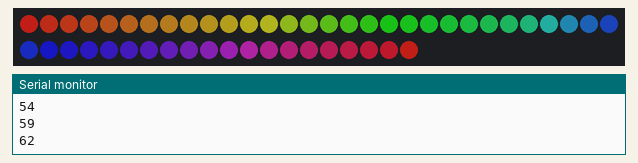
This sketch was run on a simulated Arduino Uno, built with avr-gcc and run on an emulated ATmega328P. Shown: 50 RGB LEDs in strip order, left to right, continuing on the next row, the last lines printed to the serial monitor. Dim RGB values are drawn brighter than linear.

Above: at 0.19 s.
At 0.9 s:
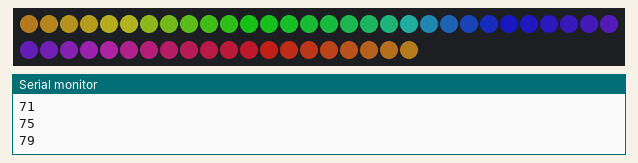
At 1.52 s:
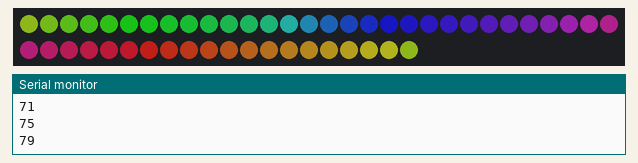
At 2.84 s:
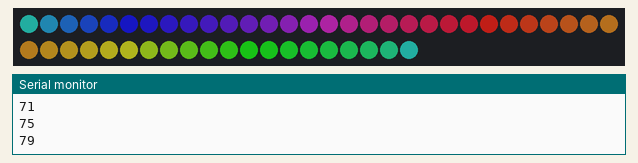
At 4.17 s:
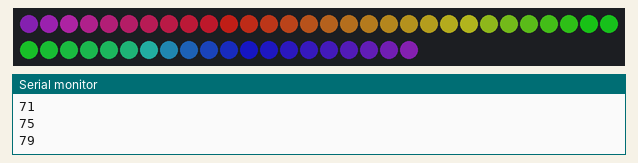
At 5.6 s:
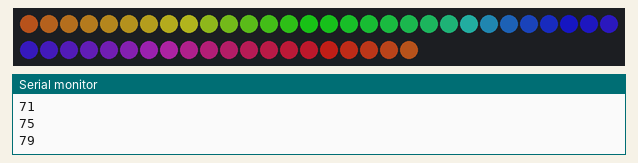

Measured:
- by itself, everything shown: repeats every 5.0 s, in 49 steps

The sketch:

test_FastLED.ino
```cpp
#include "FastLED.h"
#define NUM_LEDS 50
CRGB leds[NUM_LEDS];
uint8_t gHueDelta = 5;

void setup() {
  // put your setup code here, to run once:
  FastLED.addLeds<NEOPIXEL, 26>(leds, NUM_LEDS);

  Serial.begin(9600);
  uint8_t hue = 0;
  uint8_t i;
  for(i = 0; i < NUM_LEDS; i++) {
    leds[i] = CHSV( hue, 170, 150);
    hue += gHueDelta;
    Serial.println(leds[i].r);
  }


}


void loop() {
  uint8_t hue = 0;
  static bool firstTime = false;
  uint16_t i;

  for(i = 0; i < NUM_LEDS; i++) {
    if(i == (NUM_LEDS-1)) {
      leds[i].r = leds[0].r;
      leds[i].g = leds[0].g;
      leds[i].b = leds[0].b;
    } else {
      leds[i].r = leds[i + 1].r;
      leds[i].g = leds[i + 1].g;
      leds[i].b = leds[i + 1].b;
    }
  }
  FastLED.show();
  delay(100);

}

CHSV rgb2hsv_rainbow(CRGB input_color){

    CHSV output_color;

    uint8_t maximum = max(input_color.r, max(input_color.g, input_color.b));
    uint8_t minimum = min(input_color.r, min(input_color.g, input_color.b));

    output_color.v = maximum;
    uint8_t delta = maximum - minimum;

    output_color.s = (maximum == 0) ? 0 : (255 * delta / maximum);

    if (maximum == minimum) {
        output_color.h = 0;
    }
    else {
        if (maximum == input_color.r){
            //Serial.println("red is max");
            if (input_color.g >= input_color.b){
                if ((input_color.r - input_color.g) <= (delta / 3)){
                    //Serial.println("32-64");
                    output_color.h = map((input_color.r - input_color.g), delta / 3, 0, 32, 64);
                }
                else{
                    //Serial.println("0-32");
                    output_color.h = map((input_color.r - input_color.g), delta, delta / 3, 0, 32);
                }
            }
            else{
                //Serial.println("208-255");
                output_color.h = map((input_color.r - input_color.b), 0, delta, 208, 255);
            }
        }
        else if (maximum == input_color.g){
            //Serial.println("green is max");
            if (input_color.r >= input_color.b){
                //Serial.println("64-96");
                output_color.h = map((input_color.g - input_color.r), 0, delta, 64, 96);
            }
            else{
                if (input_color.g - input_color.b <= delta / 3){
                    //Serial.println("96-128");
                    output_color.h = map((input_color.g - input_color.b), delta, delta / 3, 96, 128);
                }
                else{
                    //Serial.println("128-132?");
                    output_color.h = map((input_color.g - input_color.b), delta / 3, delta, 128, 160);
                }
            }
        }
        else if (maximum == input_color.b){
            //Serial.println("blue is max");
            if (input_color.g > input_color.r){
                //Serial.println("132?-160");
                output_color.h = map((input_color.b - input_color.g), -delta / 3, delta, 128, 160);
            }
            else{
                //Serial.println("160-208");
                output_color.h = map((input_color.b - input_color.r), delta, 0, 160, 208);
            }
        }
    }

    return output_color;
}
```
